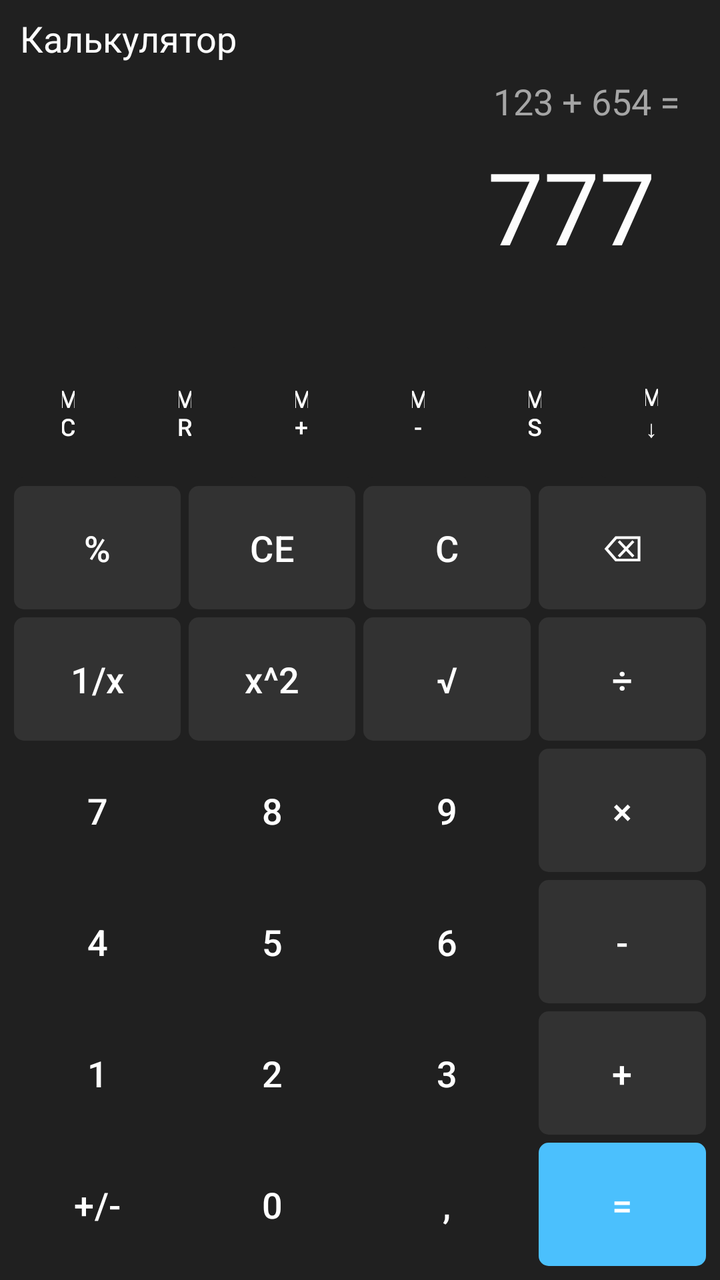
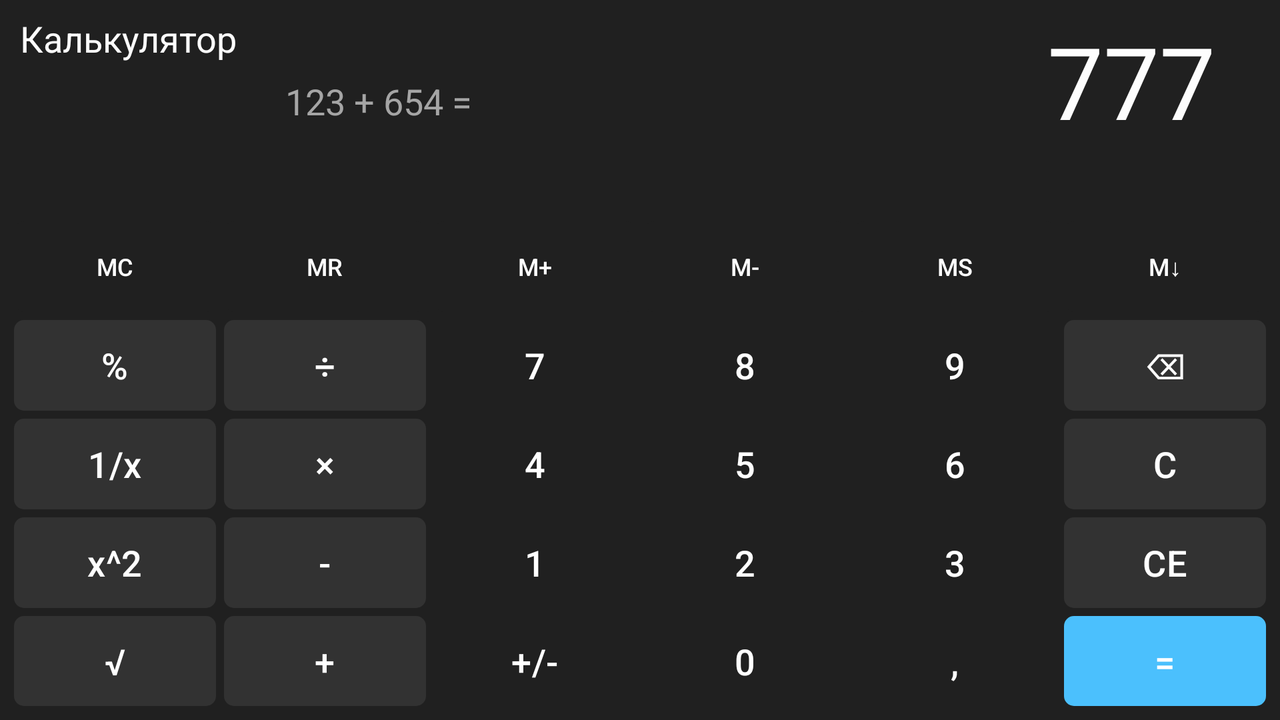

An Android layout and its configuration variant, each rendered on a device that would load it. The default file and the variant file are quoted in full after the pictures.
<!-- AndroidManifest.xml: application theme Theme.Android213 -->
<!-- res/layout/activity_calc.xml -->
<?xml version="1.0" encoding="utf-8"?>
<LinearLayout xmlns:android="http://schemas.android.com/apk/res/android"
    xmlns:app="http://schemas.android.com/apk/res-auto"
    xmlns:tools="http://schemas.android.com/tools"
    android:id="@+id/main"
    android:layout_width="match_parent"
    android:layout_height="match_parent"
    android:orientation="vertical"
    android:background="@color/calc_layout_bg"
    tools:context=".CalcActivity">

    <TextView
        android:layout_width="wrap_content"
        android:layout_height="wrap_content"
        android:paddingStart="10dp"
        android:paddingTop="7dp"
        android:text="@string/calc_tv_title"
        android:textColor="@color/calc_tv_result_fg"
        android:textSize="18sp"
        tools:ignore="RtlSymmetry" />

    <TextView
        android:id="@+id/calc_tv_expression"
        android:layout_width="match_parent"
        android:layout_height="wrap_content"
        android:gravity="end"
        android:paddingEnd="20dp"
        android:paddingTop="7dp"
        android:textColor="@color/calc_tv_expression_fg"
        android:textSize="18sp"
        tools:text="123 + 654 ="
        tools:ignore="RtlSymmetry" />

    <TextView
        android:id="@+id/calc_tv_result"
        android:layout_width="match_parent"
        android:layout_height="wrap_content"
        android:gravity="end"
        android:paddingEnd="20dp"
        android:paddingTop="7dp"
        android:textColor="@color/calc_tv_result_fg"
        android:textSize="50sp"
        tools:text="777 "
        tools:ignore="RtlSymmetry" />

    <View
        android:layout_width="match_parent"
        android:layout_height="30dp"/>

    <LinearLayout
        android:layout_width="match_parent"
        android:layout_height="match_parent"
        android:layout_margin="5dp"
        android:orientation="vertical">

        <LinearLayout
            style="@style/calc_row_btn"
            android:layout_width="match_parent"
            android:layout_height="wrap_content"
            >
            <Button
                android:id="@+id/calc_btn_MC"
                style="@style/calc_btn_history"
                android:text="@string/calc_btn_MC" />
            <Button
                android:id="@+id/calc_btn_MR"
                style="@style/calc_btn_history"
                android:text="@string/calc_btn_MR" />
            <Button
                android:id="@+id/calc_btn_C_Mplus"
                style="@style/calc_btn_history"
                android:text="@string/calc_btn_Mplus" />
            <Button
                android:id="@+id/calc_btn_Mmin"
                style="@style/calc_btn_history"
                android:text="@string/calc_btn_Mmin" />
            <Button
                android:id="@+id/calc_btn_MS"
                style="@style/calc_btn_history"
                android:text="@string/calc_btn_MS" />
            <Button
                android:id="@+id/calc_btn_Mdown"
                style="@style/calc_btn_history"
                android:text="@string/calc_btn_Mdown" />
        </LinearLayout>
        <LinearLayout style="@style/calc_row_btn"
            android:layout_width="match_parent"
            android:layout_height="wrap_content"
            android:orientation="horizontal">
            <Button
                android:id="@+id/calc_btn_percent"
                style="@style/calc_btn_func"
                android:text="@string/calc_btn_percent"/>
            <Button
                android:id="@+id/calc_btn_CE"
                style="@style/calc_btn_func"
                android:text="@string/calc_btn_CE"/>
            <Button
                android:id="@+id/calc_btn_C_func"
                style="@style/calc_btn_func"
                android:text="@string/calc_btn_C"/>
            <Button
                android:id="@+id/calc_btn_backspace"
                style="@style/calc_btn_func"
                android:text="@string/calc_btn_backspace"/>
        </LinearLayout>
        <LinearLayout style="@style/calc_row_btn"
            android:layout_width="match_parent"
            android:layout_height="wrap_content"
            android:orientation="horizontal">
            <Button
                android:id="@+id/calc_btn_inv"
                style="@style/calc_btn_func"
                android:text="@string/calc_btn_inv"/>
            <Button
                android:id="@+id/calc_btn_sqr"
                style="@style/calc_btn_func"
                android:text="@string/calc_btn_sqr"/>
            <Button
                android:id="@+id/calc_btn_sqrt"
                style="@style/calc_btn_func"
                android:text="@string/calc_btn_sqrt"/>
            <Button
                android:id="@+id/calc_btn_div"
                style="@style/calc_btn_func"
                android:text="@string/calc_btn_div"/>
        </LinearLayout>
        <LinearLayout style="@style/calc_row_btn"
            android:layout_width="match_parent"
            android:layout_height="wrap_content"
            android:orientation="horizontal">
            <Button
                android:id="@+id/calc_btn_7"
                style="@style/calc_btn_digit"
                android:text="@string/calc_btn_7"/>
            <Button
                android:id="@+id/calc_btn_8"
                style="@style/calc_btn_digit"
                android:text="@string/calc_btn_8"/>
            <Button
                android:id="@+id/calc_btn_9"
                style="@style/calc_btn_digit"
                android:text="@string/calc_btn_9"/>
            <Button
                android:id="@+id/calc_btn_mul"
                style="@style/calc_btn_func"
                android:text="@string/calc_btn_mul"/>
        </LinearLayout>
        <LinearLayout style="@style/calc_row_btn"
            android:layout_width="match_parent"
            android:layout_height="wrap_content"
            android:orientation="horizontal">
            <Button
                android:id="@+id/calc_btn_4"
                style="@style/calc_btn_digit"
                android:text="@string/calc_btn_4"/>
            <Button
                android:id="@+id/calc_btn_5"
                style="@style/calc_btn_digit"
                android:text="@string/calc_btn_5"/>
            <Button
                android:id="@+id/calc_btn_6"
                style="@style/calc_btn_digit"
                android:text="@string/calc_btn_6"/>
            <Button
                android:id="@+id/calc_btn_sub"
                style="@style/calc_btn_func"
                android:text="@string/calc_btn_sub"/>
        </LinearLayout>
        <LinearLayout style="@style/calc_row_btn"
            android:layout_width="match_parent"
            android:layout_height="wrap_content"
            android:orientation="horizontal">
            <Button
                android:id="@+id/calc_btn_1"
                style="@style/calc_btn_digit"
                android:text="@string/calc_btn_1"/>
            <Button
                android:id="@+id/calc_btn_2"
                style="@style/calc_btn_digit"
                android:text="@string/calc_btn_2"/>
            <Button
                android:id="@+id/calc_btn_3"
                style="@style/calc_btn_digit"
                android:text="@string/calc_btn_3"/>
            <Button
                android:id="@+id/calc_btn_add"
                style="@style/calc_btn_func"
                android:text="@string/calc_btn_add"/>
        </LinearLayout>
        <LinearLayout style="@style/calc_row_btn"
            android:layout_width="match_parent"
            android:layout_height="wrap_content"
            android:orientation="horizontal">
            <Button
                android:id="@+id/calc_btn_pm"
                style="@style/calc_btn_digit"
                android:text="@string/calc_btn_pm"/>
            <Button
                android:id="@+id/calc_btn_0"
                style="@style/calc_btn_digit"
                android:text="@string/calc_btn_0"/>
            <Button
                android:id="@+id/calc_btn_dot"
                style="@style/calc_btn_digit"
                android:text="@string/calc_btn_dot"/>
            <Button
                android:id="@+id/calc_btn_equal"
                style="@style/calc_btn_equal"
                android:text="@string/calc_btn_equal"/>
        </LinearLayout>
    </LinearLayout>

</LinearLayout>
<!-- resources referenced by this layout -->
<resources>
  <color name="calc_layout_bg">#202020</color>
  <color name="calc_tv_expression_fg">#A5A5A5</color>
  <color name="calc_tv_result_fg">#FDFDFD</color>
  <string name="calc_btn_0">0</string>
  <string name="calc_btn_1">1</string>
  <string name="calc_btn_2">2</string>
  <string name="calc_btn_3">3</string>
  <string name="calc_btn_4">4</string>
  <string name="calc_btn_5">5</string>
  <string name="calc_btn_6">6</string>
  <string name="calc_btn_7">7</string>
  <string name="calc_btn_8">8</string>
  <string name="calc_btn_9">9</string>
  <string name="calc_btn_C">C</string>
  <string name="calc_btn_CE">CE</string>
  <string name="calc_btn_MC">MC</string>
  <string name="calc_btn_MR">MR</string>
  <string name="calc_btn_MS">MS</string>
  <string name="calc_btn_Mdown">M↓</string>
  <string name="calc_btn_Mmin">M-</string>
  <string name="calc_btn_Mplus">M+</string>
  <string name="calc_btn_add">+</string>
  <string name="calc_btn_backspace">\u232B</string>
  <string name="calc_btn_div">÷</string>
  <string name="calc_btn_dot">,</string>
  <string name="calc_btn_equal">=</string>
  <string name="calc_btn_inv">1/x</string>
  <string name="calc_btn_mul">×</string>
  <string name="calc_btn_percent">%</string>
  <string name="calc_btn_pm">+/-</string>
  <string name="calc_btn_sqr">x^2</string>
  <string name="calc_btn_sqrt">√</string>
  <string name="calc_btn_sub">-</string>
  <string name="calc_tv_title">Калькулятор</string>
  <style name="calc_btn_digit" parent="calc_btn">
          <item name="android:background">@drawable/calc_btn_digit</item>
      </style>
  <style name="calc_btn_equal" parent="calc_btn">
          <item name="android:background">@drawable/calc_btn_equal</item>
      </style>
  <style name="calc_btn_func" parent="calc_btn">
          <item name="android:background">@drawable/calc_btn_func</item>
      </style>
  <style name="calc_btn_history" parent="calc_btn">
          <item name="android:background">@drawable/calc_btn_histoty</item>
          <item name="android:textSize">12sp</item>
          <item name="android:textAlignment">center</item>
          <item name="android:gravity">center</item>
      </style>
  <style name="calc_row_btn">
          <item name="android:layout_width">match_parent</item>
          <item name="android:layout_weight">1</item>
          <item name="android:layout_height">0dp</item>
          <item name="android:orientation">horizontal</item>
  
      </style>
  <style name="Theme.Android213" parent="Base.Theme.Android213" />
  <style name="calc_btn">
          <item name="android:layout_width">0dp</item>
          <item name="android:layout_weight">1</item>
          <item name="android:layout_height">match_parent</item>
          <item name="android:layout_margin">2dp</item>
          <item name="android:textSize">18sp</item>
          <item name="backgroundTint">@null</item>
      </style>
  <!-- drawable calc_btn_equal (drawable) -->
  <?xml version="1.0" encoding="utf-8"?>
  <shape xmlns:android="http://schemas.android.com/apk/res/android" android:shape="rectangle">
      <corners android:radius="5dp"/>
      <solid android:color="@color/calc_btn_equal_bg"/>
  </shape>
  <!-- drawable calc_btn_func (drawable) -->
  <?xml version="1.0" encoding="utf-8"?>
  <shape xmlns:android="http://schemas.android.com/apk/res/android" android:shape="rectangle">
      <corners android:radius="5dp"/>
      <solid android:color="@color/calc_btn_func_bg"/>
  </shape>
  <!-- drawable calc_btn_histoty (drawable) -->
  <?xml version="1.0" encoding="utf-8"?>
  <shape xmlns:android="http://schemas.android.com/apk/res/android" android:shape="rectangle">
      <corners android:radius="5dp"/>
      <solid android:color="@color/calc_btn_history_bg"/>
  </shape>
  <style name="Base.Theme.Android213" parent="Theme.Material3.DayNight.NoActionBar">
          
          
      </style>
  <color name="calc_btn_equal_bg">#4BC0FD</color>
  <color name="calc_btn_func_bg">#323232</color>
  <color name="calc_btn_history_bg">#202020</color>
</resources>
<!-- res/layout-land/activity_calc.xml (the repository's variant of the layout above) -->
<!-- drawn on the phone turned sideways -->
<?xml version="1.0" encoding="utf-8"?>
<LinearLayout xmlns:android="http://schemas.android.com/apk/res/android"
    xmlns:app="http://schemas.android.com/apk/res-auto"
    xmlns:tools="http://schemas.android.com/tools"
    android:id="@+id/main"
    android:layout_width="match_parent"
    android:layout_height="match_parent"
    android:orientation="vertical"
    android:background="@color/calc_layout_bg"
    tools:context=".CalcActivity">

    <LinearLayout
        android:layout_width="match_parent"
        android:layout_height="wrap_content"
        android:orientation="horizontal">
        <LinearLayout
            android:layout_width="0dp"
            android:layout_weight="2"
            android:layout_height="wrap_content"
            android:orientation="vertical">

            <TextView
            android:layout_width="wrap_content"
            android:layout_height="wrap_content"
            android:paddingStart="10dp"
            android:paddingTop="7dp"
            android:text="@string/calc_tv_title"
            android:textColor="@color/calc_tv_result_fg"
            android:textSize="18sp"
            tools:ignore="RtlSymmetry" />

            <TextView
                android:id="@+id/calc_tv_expression"
                android:layout_width="match_parent"
                android:layout_height="wrap_content"
                android:gravity="end"
                android:paddingEnd="20dp"
                android:paddingTop="7dp"
                android:textColor="@color/calc_tv_expression_fg"
                android:textSize="18sp"
                tools:text="123 + 654 ="
                tools:ignore="RtlSymmetry" />

        </LinearLayout>

        <TextView
            android:id="@+id/calc_tv_result"
            android:layout_width="0dp"
            android:layout_weight="3"
            android:layout_height="wrap_content"
            android:gravity="end"
            android:paddingEnd="20dp"
            android:paddingTop="7dp"
            android:textColor="@color/calc_tv_result_fg"
            android:textSize="50sp"
            tools:text="777 "
            tools:ignore="RtlSymmetry" />

    </LinearLayout>





    <View
        android:layout_width="match_parent"
        android:layout_height="30dp"/>

    <LinearLayout
        android:layout_width="match_parent"
        android:layout_height="match_parent"
        android:layout_margin="5dp"
        android:orientation="vertical">

        <LinearLayout
            style="@style/calc_row_btn"
            android:layout_width="match_parent"
            android:layout_height="wrap_content"
            >
            <Button
                android:id="@+id/calc_btn_MC"
                style="@style/calc_btn_history"
                android:text="@string/calc_btn_MC" />
            <Button
                android:id="@+id/calc_btn_MR"
                style="@style/calc_btn_history"
                android:text="@string/calc_btn_MR" />
            <Button
                android:id="@+id/calc_btn_C_Mplus"
                style="@style/calc_btn_history"
                android:text="@string/calc_btn_Mplus" />
            <Button
                android:id="@+id/calc_btn_Mmin"
                style="@style/calc_btn_history"
                android:text="@string/calc_btn_Mmin" />
            <Button
                android:id="@+id/calc_btn_MS"
                style="@style/calc_btn_history"
                android:text="@string/calc_btn_MS" />
            <Button
                android:id="@+id/calc_btn_Mdown"
                style="@style/calc_btn_history"
                android:text="@string/calc_btn_Mdown" />
        </LinearLayout>
        <LinearLayout style="@style/calc_row_btn"
            android:layout_width="match_parent"
            android:layout_height="wrap_content"
            android:orientation="horizontal">
            <Button
                android:id="@+id/calc_btn_percent"
                style="@style/calc_btn_func"
                android:text="@string/calc_btn_percent"/>
            <Button
                android:id="@+id/calc_btn_div"
                style="@style/calc_btn_func"
                android:text="@string/calc_btn_div"/>
            <Button
                android:id="@+id/calc_btn_7"
                style="@style/calc_btn_digit"
                android:text="@string/calc_btn_7"/>
            <Button
                android:id="@+id/calc_btn_8"
                style="@style/calc_btn_digit"
                android:text="@string/calc_btn_8"/>
            <Button
                android:id="@+id/calc_btn_9"
                style="@style/calc_btn_digit"
                android:text="@string/calc_btn_9"/>
            <Button
                android:id="@+id/calc_btn_backspace"
                style="@style/calc_btn_func"
                android:text="@string/calc_btn_backspace"/>

        </LinearLayout>
        <LinearLayout style="@style/calc_row_btn"
            android:layout_width="match_parent"
            android:layout_height="wrap_content"
            android:orientation="horizontal">
            <Button
                android:id="@+id/calc_btn_inv"
                style="@style/calc_btn_func"
                android:text="@string/calc_btn_inv"/>
            <Button
                android:id="@+id/calc_btn_mul"
                style="@style/calc_btn_func"
                android:text="@string/calc_btn_mul"/>
            <Button
                android:id="@+id/calc_btn_4"
                style="@style/calc_btn_digit"
                android:text="@string/calc_btn_4"/>
            <Button
                android:id="@+id/calc_btn_5"
                style="@style/calc_btn_digit"
                android:text="@string/calc_btn_5"/>
            <Button
                android:id="@+id/calc_btn_6"
                style="@style/calc_btn_digit"
                android:text="@string/calc_btn_6"/>
            <Button
                android:id="@+id/calc_btn_C_func"
                style="@style/calc_btn_func"
                android:text="@string/calc_btn_C"/>

        </LinearLayout>
        <LinearLayout style="@style/calc_row_btn"
            android:layout_width="match_parent"
            android:layout_height="wrap_content"
            android:orientation="horizontal">
            <Button
                android:id="@+id/calc_btn_sqr"
                style="@style/calc_btn_func"
                android:text="@string/calc_btn_sqr"/>
            <Button
                android:id="@+id/calc_btn_sub"
                style="@style/calc_btn_func"
                android:text="@string/calc_btn_sub"/>
            <Button
                android:id="@+id/calc_btn_1"
                style="@style/calc_btn_digit"
                android:text="@string/calc_btn_1"/>
            <Button
                android:id="@+id/calc_btn_2"
                style="@style/calc_btn_digit"
                android:text="@string/calc_btn_2"/>
            <Button
                android:id="@+id/calc_btn_3"
                style="@style/calc_btn_digit"
                android:text="@string/calc_btn_3"/>
            <Button
                android:id="@+id/calc_btn_CE"
                style="@style/calc_btn_func"
                android:text="@string/calc_btn_CE"/>

        </LinearLayout>
        <LinearLayout style="@style/calc_row_btn"
            android:layout_width="match_parent"
            android:layout_height="wrap_content"
            android:orientation="horizontal">
            <Button
                android:id="@+id/calc_btn_sqrt"
                style="@style/calc_btn_func"
                android:text="@string/calc_btn_sqrt"/>
            <Button
                android:id="@+id/calc_btn_add"
                style="@style/calc_btn_func"
                android:text="@string/calc_btn_add"/>
            <Button
                android:id="@+id/calc_btn_pm"
                style="@style/calc_btn_digit"
                android:text="@string/calc_btn_pm"/>
            <Button
                android:id="@+id/calc_btn_0"
                style="@style/calc_btn_digit"
                android:text="@string/calc_btn_0"/>
            <Button
                android:id="@+id/calc_btn_dot"
                style="@style/calc_btn_digit"
                android:text="@string/calc_btn_dot"/>
            <Button
                android:id="@+id/calc_btn_equal"
                style="@style/calc_btn_equal"
                android:text="@string/calc_btn_equal"/>
        </LinearLayout>
    </LinearLayout>

</LinearLayout>
